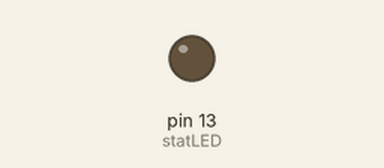
Recording of a sketch running on a simulated Arduino Uno, built with avr-gcc and run on an emulated ATmega328P. Shown: output pins drawn as LEDs (lit = HIGH). Dashed ring = blinking. EEPROM starts erased; what the sketch prints to the serial monitor is not drawn.

Above: at 0.1 s.
At 43.3 s:
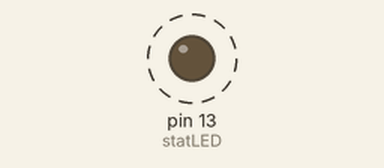
Timing chart, 0 to 43.6 s (numbered marks = the images above):
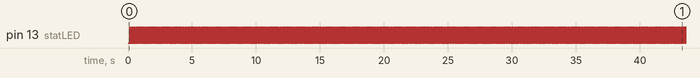

Measured:
- by itself, pin 13 (statLED): alternates HIGH for 0.05 s and LOW for 0.05 s

The sketch:

Flash_Thrasher_Uno.ino
```cpp
// (licence header left out)
#include <EEPROM.h>
#include <avr/pgmspace.h>

const byte statLED = 13;  //Flashes with incoming serial traffic

unsigned long largestCount;
byte largestSpot;

//Each counter location needs to store a number up to 100,000 or more
//We will have 10 counters that will be written to every 10 writes
#define COUNTER_LOCATION_START  1
#define COUNTER_WIDTH  4 //We use a 4-byte (4.29B) unsigned long.
#define COUNTER_SPREAD 100 //Number of locations we spread this counter across

//EEPROM on the ATmega328 goes from 0 to 2048
//We recommend you destroy a location you won't every use in upper memory like 1492 or something
//Avoid 0
//Destroyed: 1600, 1599
#define LOCATION_TO_DESTROY  1598

void setup()
{
  Serial.begin(115200);
  Serial.println("Flash Thrasher");

  pinMode(statLED, OUTPUT);

  //Once we've nuked a location we use this to reset all the counter locations
  //for(int x = COUNTER_LOCATION_START ; x < COUNTER_LOCATION_START + (COUNTER_WIDTH * COUNTER_SPREAD) ; x++)
  //  EEPROM.write(x, 0xFF);

  //Find the largest count in EEPROM
  findLargestCount();

  Serial.print("Largestspot: ");
  Serial.println(largestSpot);
  Serial.print("LargestCount: ");
  Serial.println(largestCount);
}

void loop()
{
  if(digitalRead(statLED) == HIGH)
    digitalWrite(statLED, LOW);
  else
    digitalWrite(statLED, HIGH);

  //Write to an EEPROM location 10 times then increment counter
  for(byte x = 0 ; x < 10 ; x++)
  {
    EEPROM.write(LOCATION_TO_DESTROY, largestCount & 0xFF);

    byte check = EEPROM.read(LOCATION_TO_DESTROY);

    if(check == (largestCount & 0xFF))
    {
      //Write was successful
      largestCount++;
    }
    else
    {
      //Write failed!
      Serial.println();
      Serial.println("Failure!");

      Serial.print("Spot should be: ");
      Serial.print(largestCount & 0xFF);
      Serial.print(" We read: ");
      Serial.println(check);

      Serial.print("Count: ");
      Serial.println(largestCount);

      Serial.print("Elapsed time: ");
      long seconds = (largestCount/10 * (long)45) / (long)1000; //Each cycle takes 45ms for 10 writes/reads
      Serial.print(seconds);
      Serial.println(" seconds");

      Serial.println("Stopped");
      while(1);
    }

  }

  Serial.print("Count: ");
  Serial.println(largestCount);

  largestSpot += COUNTER_WIDTH;
  //Look for wrap-around condition
  if(largestSpot == (COUNTER_LOCATION_START + (COUNTER_WIDTH * COUNTER_SPREAD))) largestSpot = COUNTER_LOCATION_START;

  //Record the latest counter
  writeBytes(largestSpot, largestCount, COUNTER_WIDTH);

  delay(1); //For serial printing
}

//Steps through the counter area and finds the largest available counter
void findLargestCount()
{
  largestCount = 0;
  largestSpot = COUNTER_LOCATION_START;

  //Start looking at the beginning, step 3 bytes each loop, stop after 10 slots
  for(int spot = COUNTER_LOCATION_START ; spot < (COUNTER_LOCATION_START + (COUNTER_WIDTH * COUNTER_SPREAD)) ; spot += COUNTER_WIDTH)
  {
    unsigned long count = readBytes(spot, COUNTER_WIDTH);

    Serial.print("[");
    Serial.print(spot);
    Serial.print("] ");

    if(count == 0xFFFFFFFF)
    {
      Serial.println(" Untouched");
    }
    else
    {
      Serial.print(count);

      if(count > largestCount)
      {
        Serial.print(" Largest");
        largestCount = count;
        largestSpot = spot;
      }

      Serial.println();
    }
  }
}

//Record a series of bytes to EEPROM starting at address
void writeBytes(byte address, long setting, byte sizeOfSetting)
{
  for(byte x = 0 ; x < sizeOfSetting ; x++)
  {
    byte toWrite = setting >> 8 * (sizeOfSetting - 1 - x);
    EEPROM.write(address + x, toWrite);
  }
}

//Give a location read out a number of bytes
unsigned long readBytes(byte address, byte sizeOfSetting)
{
  unsigned long setting = 0;

  for(byte x = 0 ; x < sizeOfSetting ; x++)
  {
    setting <<= 8;
    setting |= EEPROM.read(address + x);
  }

  return(setting);
}
```
